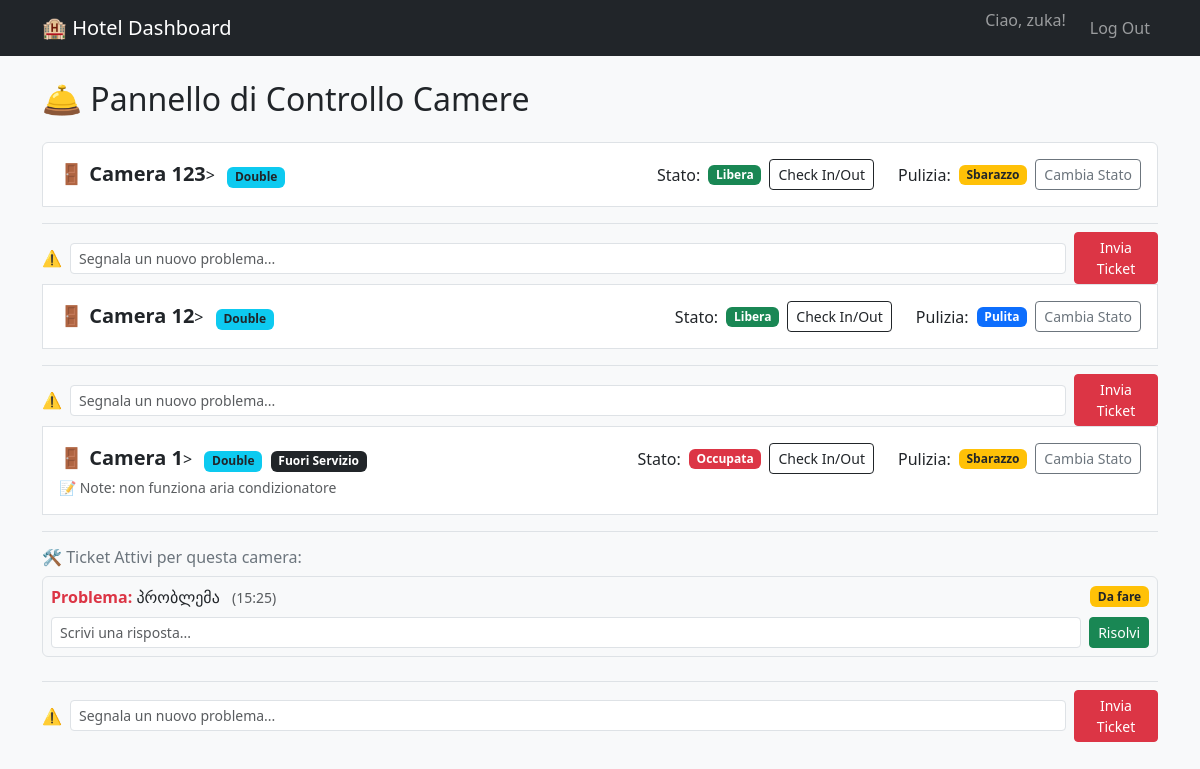
Before: / (signed in) with the older database file.
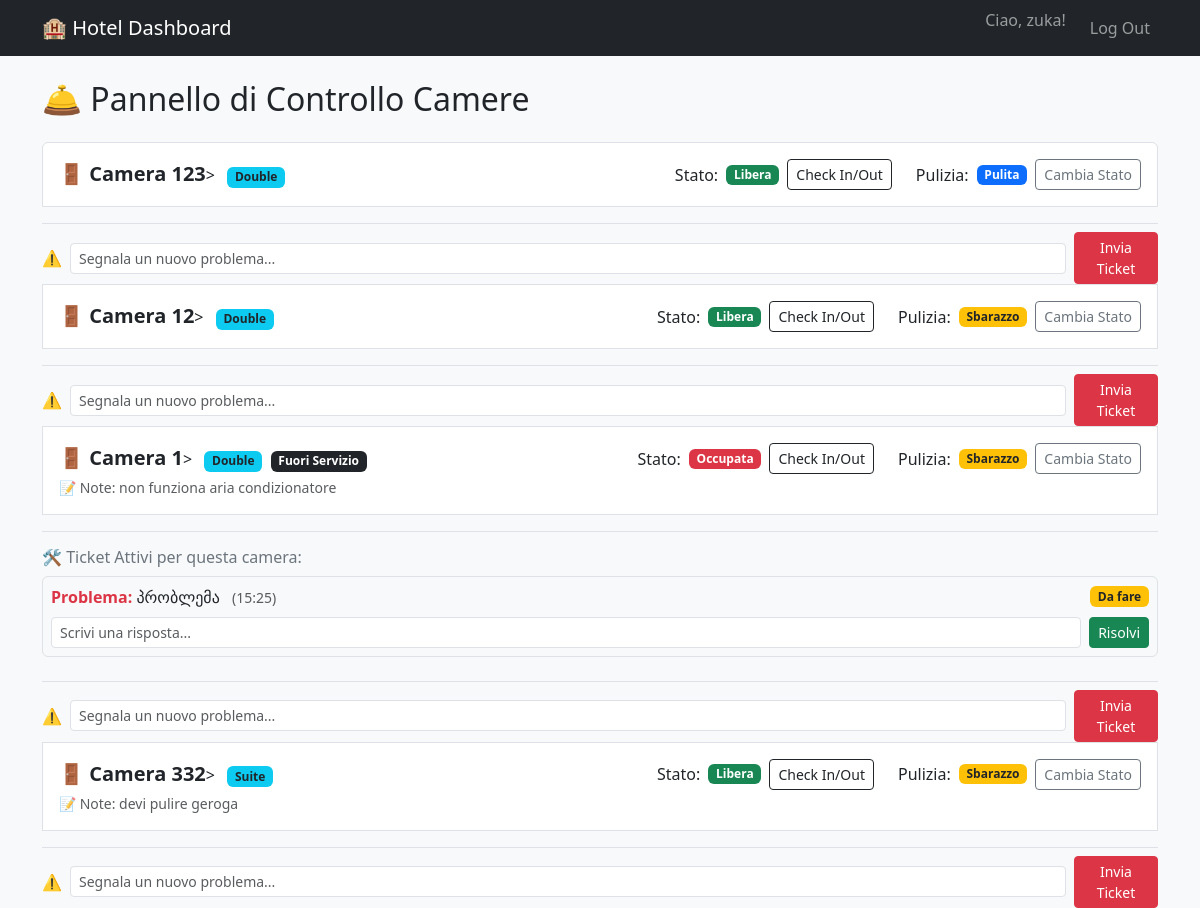
After: the same page with the newer database file.
### hotel/models.py (models this page shows, shortened)
class HotelRoom(models.Model):
    ROOM_TYPES = [
        ('SGL', 'Single'),
        ('DBL', 'Double'),
        ('TWN', 'Twin'),
        ('SUI', 'Suite'),
    ]
    room_number = models.IntegerField(unique=True, verbose_name="Numero Camera")
    is_clean = models.BooleanField(default=True, verbose_name="Pulita")
    is_occupied = models.BooleanField(default=False, verbose_name="Occupata")
    room_type = models.CharField(max_length=3, choices=ROOM_TYPES, default='DBL', verbose_name="Tipo Camera")
    is_out_of_order = models.BooleanField(default=False, verbose_name="Fuori Servizio")
    notes = models.TextField(blank=True, null=True, verbose_name="Note")

class Ticket(models.Model):
    room = models.ForeignKey(HotelRoom, on_delete=models.CASCADE, related_name="tickets")
    informazione = models.TextField(verbose_name="Dettaglio")
    is_done = models.BooleanField(default=False, verbose_name="Completato")
    created_at = models.DateTimeField(auto_now_add=True, null=True)
    resolved_at = models.DateTimeField(null=True, blank=True)
    reply = models.TextField(blank=True, null=True, verbose_name="Risposta")

### hotel/views.py (the view)
# urls.py: path('', dashboard, name='dashboard'),
@login_required
def dashboard(request):
    rooms = HotelRoom.objects.all()
    is_reception = request.user.groups.filter(name='Reception').exists()
    is_housekeeping = request.user.groups.filter(name='Housekeeping').exists()
    is_facchini = request.user.groups.filter(name='Facchini').exists()
    context = {
        'rooms': rooms,
        'is_reception': is_reception,
        'is_housekeeping': is_housekeeping,
        'is_facchini': is_facchini,
    }
    return render(request, 'pages/dashboard.html', context)

### hotel/templates/pages/dashboard.html (shortened to what this page needs)
{% extends 'base.html' %}
{% block content %}
    <h2 class="mb-4">🛎️ Pannello di Controllo Camere</h2>
    <ul class="list-group">
        {% for room in rooms %}
            <li class="list-group-item d-flex justify-content-between align-items-start p-3">
                <div class="me-auto">
                    <span class="fs-5">🚪 <strong>Camera {{ room.room_number }}</strong></span>>
                    <span class="badge bg-info text-dark ms-2">{{ room.get_room_type_display }}</span>
                    {% if room.is_out_of_order %}
                        <span class="badge bg-dark ms-1">Fuori Servizio</span>
                    {% endif %}
                    {% if room.notes %}
                        <div class="text-muted small mt-1">📝 Note: {{ room.notes }}</div>
                    {% endif %}
                </div>
                <div class="d-flex align-items-center mt-2 mt-md-0">
                    <span class="me-2">Stato:</span>
                    {% if room.is_occupied %}
                        <span class="badge bg-danger me-2">Occupata</span>
                    {% else %}
                        <span class="badge bg-success me-2">Libera</span>
                    {% endif %}
                    {% if is_reception or user.is_superuser %}
                    <form method="POST" action="{% url 'toggle_occupancy' room.id %}" class="d-inline me-4">
                        <button type="submit" class="btn btn-sm btn-outline-dark">Check In/Out</button>
                    </form>
                    {% else %}
                    <span class="me-4"></span>
                    {% endif %}
                    <span class="me-2">Pulizia:</span>
                    {% if room.is_clean %}
                        <span class="badge bg-primary me-2">Pulita</span>
                    {% else %}
                        <span class="badge bg-warning text-dark me-2">Sbarazzo</span>
                    {% endif %}
                    {% if is_housekeeping or user.is_superuser %}
                    <form method="POST" action="{% url 'toggle_clean' room.id %}" class="d-inline">
                        <button type="submit" class="btn btn-sm btn-outline-secondary">Cambia Stato</button>
                    </form>
                    {% endif %}
                </div>
            </li>
                {% if room.tickets.all %}
                    <div class="mt-3 border-top pt-3 w-100">
                        <h6 class="text-secondary mb-2">🛠️ Ticket Attivi per questa camera:</h6>
                        <ul class="list-unstyled mb-0">
                            {% for ticket in room.tickets.all %}
                                <li class="bg-light p-2 mb-2 rounded border">
                                    <div class="d-flex justify-content-between align-items-center">
                                        <span><strong class="text-danger">Problema:</strong> {{ ticket.informazione }} <small class="text-muted ms-2">({{ ticket.created_at|date:"H:i" }})</small></span>
                                        {% if ticket.is_done %}
                                            <span class="badge bg-success">Completato</span>
                                        {% else %}
                                            <span class="badge bg-warning text-dark">Da fare</span>
                                        {% endif %}
                                    </div>
                                    {% if not ticket.is_done %}
                                        {% if is_facchini or user.is_superuser %}
                                        <form method="POST" action="{% url 'resolve_ticket' ticket.id %}" class="mt-2 d-flex">
                                            <input type="text" name="reply" class="form-control form-control-sm me-2" placeholder="Scrivi una risposta..." required>
                                            <button type="submit" class="btn btn-sm btn-success">Risolvi</button>
                                        </form>
                                        {% endif %}
                                    {% endif %}
                                </li>
                            {% endfor %}
                        </ul>
                    </div>
                {% endif %}
                {% if is_reception or user.is_superuser %}
                <div class="mt-3 border-top pt-2 w-100">
                    <form method="POST" action="{% url 'create_ticket' room.id %}" class="d-flex align-items-center">
                        <span class="me-2">⚠️</span>
                        <input type="text" name="informazione" class="form-control form-control-sm me-2" placeholder="Segnala un nuovo problema..." required>
                        <button type="submit" class="btn btn-sm btn-danger text-white">Invia Ticket</button>
                    </form>
                </div>
                {% endif %}
        {% empty %}
            <div class="alert alert-info">Nessuna camera registrata.</div>
        {% endfor %}
    </ul>
{% endblock content %}

### hotel/templates/base.html (shortened to what this page needs)
<!DOCTYPE html>
<html lang="en">
<head>
    <link href="https://cdn.jsdelivr.net/npm/bootstrap@5.3.3/dist/css/bootstrap.min.css" rel="stylesheet">
</head>
<body class="bg-light">
<nav class="navbar navbar-expand-md navbar-dark bg-dark">
    <div class="container">
        <span class="navbar-brand mb-0 h1">🏨 Hotel Dashboard</span>
        <ul class="navbar-nav ms-auto">
            {% if user.is_authenticated %}
                <li class="nav-item">
                    <span class="navbar-text me-3">Ciao, {{ user.username }}!</span>
                </li>
                <li class="nav-item">
                    <form action="{% url 'logout' %}" method="post" class="d-inline">
                        <button type="submit" class="nav-link bg-transparent border-0">Log Out</button>
                    </form>
                </li>
            {% else %}
                <li class="nav-item">
                    <a class="nav-link" href="{% url 'login' %}">Log In</a>
                </li>
            {% endif %}
        </ul>
    </div>
</nav>
    <div class="container mt-4">
        {% block content %}
        {% endblock content %}
    </div>
</body>
</html>

Changed rows visible on the page:
changed HotelRoom (number 1 of 4 on the later page): is_clean "Sbarazzo" → "Pulita"
changed HotelRoom (number 2 of 4 on the later page): is_clean "Pulita" → "Sbarazzo"
added HotelRoom: room_number "332", room_type "Suite", notes "devi pulire geroga", is_occupied "Libera", is_clean "Sbarazzo"
